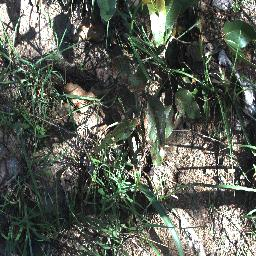
#> input picture dataset_v2/sources/deepweeds_raw/images/20170129-102642-0.jpg, 256 x 256 px
$ python -i timestamp.py   (imports and definitions only)
#> lines starting #> are read from the running program, lines starting #| are printed output that depends on the picture
### backend/forensic/common.py
"""Shared structures and helpers for the forensic detectors."""
from __future__ import annotations

from dataclasses import dataclass, field
from typing import Any, Optional

import cv2
import numpy as np

STATUSES = ("detected", "not_detected", "insufficient_evidence", "not_applicable")


@dataclass
class DetectorResult:
    name: str
    status: str
    score: float
    heatmap: Optional[np.ndarray] = None
    regions: list[dict] = field(default_factory=list)
    explanation: str = ""
    metrics: dict[str, Any] = field(default_factory=dict)
    error: Optional[str] = None

    def __post_init__(self) -> None:
        if self.status not in STATUSES:
            raise ValueError(f"invalid detector status: {self.status}")

    # [30 lines left out: functions score_available, to_dict, _jsonable, not called in this run]


def blank_heatmap(shape: tuple[int, int]) -> np.ndarray:
    return np.zeros(shape, dtype=np.float32)


# [87 lines left out: functions normalize_map, gaussian_blobs, boxes_from_points, regions_from_mask, not called in this run]

### backend/forensic/timestamp.py
"""Visible (burned-in) timestamp detection.

A timestamp rendered into the pixels is reported as an observation only. The
module never claims the timestamp is genuine, and never claims it is forged.
"""
from __future__ import annotations

import re
from typing import Optional

import cv2
import numpy as np

from backend.forensic.common import DetectorResult, blank_heatmap, normalize_map

# [8 lines not run here, left out]

_DATE_PATTERNS = [
    re.compile(r"\b(\d{1,2})[/\-.](\d{1,2})[/\-.](\d{2,4})\b"),
    re.compile(r"\b(\d{4})[/\-.](\d{1,2})[/\-.](\d{1,2})\b"),
    re.compile(r"\b(\d{1,2})\s+(jan|feb|mar|apr|may|jun|jul|aug|sep|oct|nov|dec)[a-z]*\s+(\d{2,4})\b", re.I),
]
_TIME_PATTERN = re.compile(r"\b([01]?\d|2[0-3]):([0-5]\d)(?::([0-5]\d))?\b")


# [39 lines left out: functions _corner_rois, _ocr, _match_datetime, not called in this run]


def detect(bgr: np.ndarray) -> DetectorResult:
    h, w = bgr.shape[:2]
    heatmap = blank_heatmap((h, w))
    metrics: dict = {"ocr_available": OCR_AVAILABLE, "regions_scanned": 0}

    if not OCR_AVAILABLE:
        return DetectorResult(
            name="visible_timestamp",
            status="not_applicable",
            score=0.0,
            heatmap=heatmap,
            explanation="OCR support is not installed, so burned-in timestamps cannot be read.",
            metrics=metrics,
        )

    gray = cv2.cvtColor(bgr, cv2.COLOR_BGR2GRAY)
    best: Optional[dict] = None
    for location, (x, y, rw, rh) in _corner_rois((h, w)).items():
        roi = gray[y:y + rh, x:x + rw]
        if roi.size == 0:
            continue
        metrics["regions_scanned"] += 1
        scaled = cv2.resize(roi, None, fx=2.0, fy=2.0, interpolation=cv2.INTER_CUBIC)
        for variant in (scaled, cv2.bitwise_not(scaled)):
            try:
                words = _ocr(variant)
            except Exception as exc:  # pragma: no cover - OCR runtime failure
                return DetectorResult(
                    name="visible_timestamp",
                    status="insufficient_evidence",
                    score=0.0,
                    heatmap=heatmap,
                    explanation=f"OCR failed on this image ({exc}).",
                    metrics=metrics,
                    error=str(exc),
                )
            if not words:
                continue
            line = " ".join(word["text"] for word in words)
            matched = _match_datetime(line)
            if not matched:
                continue
            confidence = float(np.mean([word["conf"] for word in words]))
            candidate = {
                "text": matched[:60],
                "raw_line": line[:120],
                "location": location,
                "confidence": round(confidence, 3),
                "bounding_box": {"x": int(x), "y": int(y), "width": int(rw), "height": int(rh)},
            }
            if best is None or candidate["confidence"] > best["confidence"]:
                best = candidate

    if best is None:
        return DetectorResult(
            name="visible_timestamp",
            status="not_detected",
            score=0.0,
            heatmap=heatmap,
            explanation="No date-like text was found rendered into the image pixels.",
            metrics=metrics,
        )

    box = best["bounding_box"]
    heat = blank_heatmap((h, w))
    heat[box["y"]:box["y"] + box["height"], box["x"]:box["x"] + box["width"]] = 1.0
    heat = normalize_map(cv2.GaussianBlur(heat, (0, 0), sigmaX=12))

    metrics.update(best)
    return DetectorResult(
        name="visible_timestamp",
        status="detected",
        score=0.0,  # presence of a visible timestamp is not manipulation evidence
        heatmap=heat,
        regions=[{**box, "point_count": 0, "area_fraction": round(box["width"] * box["height"] / float(w * h), 5)}],
        explanation=(
            f"A visible timestamp '{best['text']}' was read in the {best['location']} of the image "
            f"(OCR confidence {best['confidence']:.2f}). Burned-in text can be added by a camera app "
            "or by an editor; its authenticity cannot be established from the pixels alone."
        ),
        metrics=metrics,
    )


# [54 lines left out: function timestamp_integrity, not called in this run]

>>> import cv2
>>> picture = cv2.imread('../../dataset_v2/sources/deepweeds_raw/images/20170129-102642-0.jpg', cv2.IMREAD_GRAYSCALE)
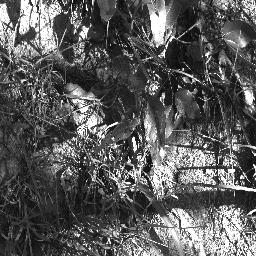
#> picture: shape (256, 256); min 0, max 255, mean 90.4
>>> result = detect(picture)
#> (the run stopped early here; a loop or call above may not have finished)

$ run again, on dataset_v2/sources/deepweeds_raw/images/20170207-153601-0.jpg
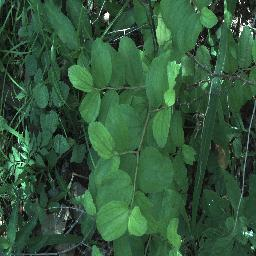
#> input picture dataset_v2/sources/deepweeds_raw/images/20170207-153601-0.jpg, 256 x 256 px
#> `picture = cv2.imread('../../dataset_v2/sources/deepweeds_raw/images/20..`:
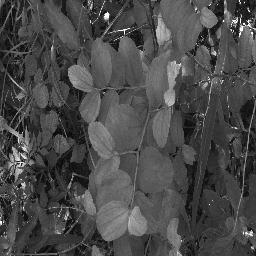
#> picture: shape (256, 256); min 0, max 255, mean 74.1

$ run again, on dataset_v2/sources/deepweeds_raw/images/20170210-131147-0.jpg
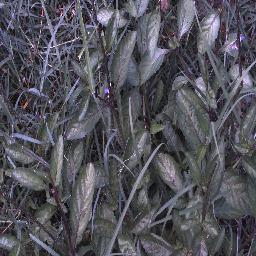
#> input picture dataset_v2/sources/deepweeds_raw/images/20170210-131147-0.jpg, 256 x 256 px
#> `picture = cv2.imread('../../dataset_v2/sources/deepweeds_raw/images/20..`:
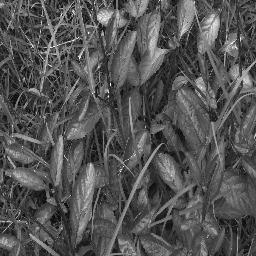
#> picture: shape (256, 256); min 0, max 255, mean 83.9

$ run again, on dataset_v2/sources/deepweeds_raw/images/20170210-131908-0.jpg
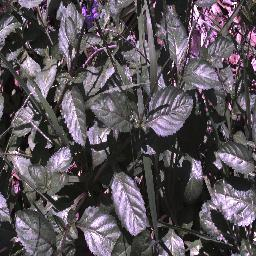
#> input picture dataset_v2/sources/deepweeds_raw/images/20170210-131908-0.jpg, 256 x 256 px
#> `picture = cv2.imread('../../dataset_v2/sources/deepweeds_raw/images/20..`:
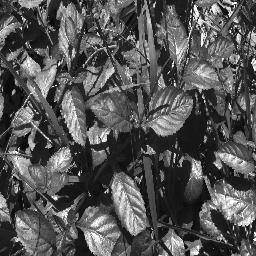
#> picture: shape (256, 256); min 0, max 255, mean 84.8
